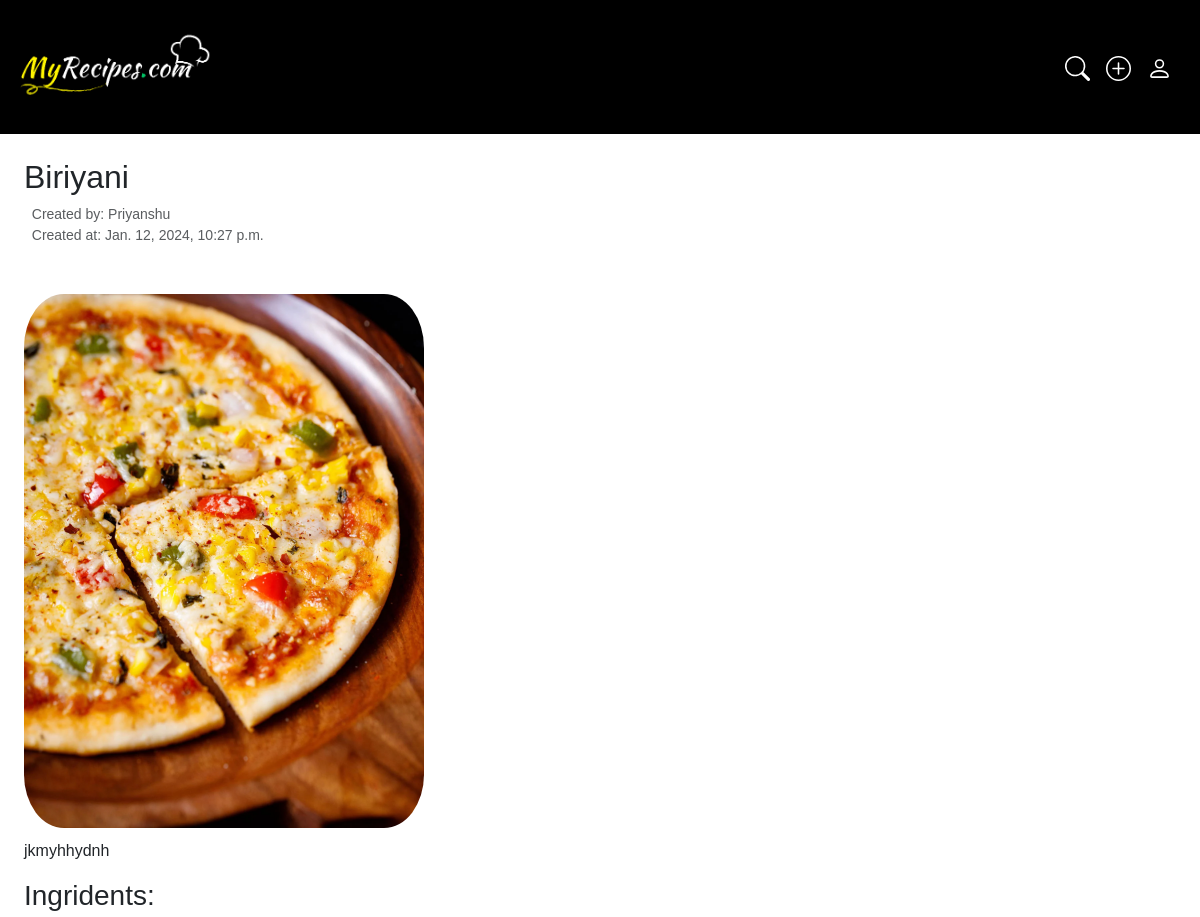
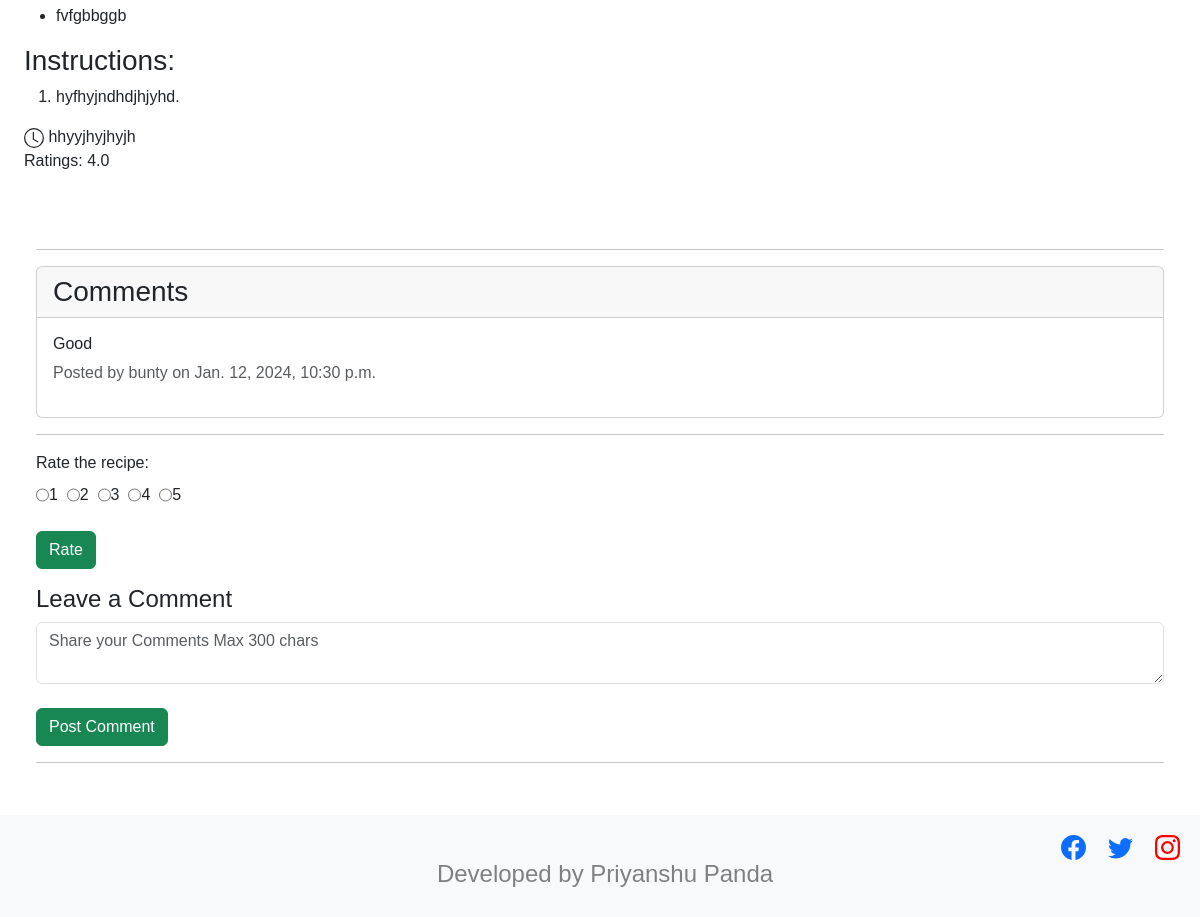
The page /recipe_detail/1/ on the database its author committed (2 pictures, top to bottom).
### myrecpies/models.py (models this page shows)
class Recipe(models.Model):
    user = models.ForeignKey(User,on_delete=models.CASCADE)
    recipe_name = models.CharField(max_length=100)
    recipe_ingridents = models.CharField(max_length=100)
    recipe_description = models.TextField()
    instructions = models.TextField(default=None)
    cooking_time = models.TextField(default=None)
    created_at = models.DateTimeField(auto_now_add=True)
    recipe_image = models.ImageField(upload_to="recepie")
    def average_rating(self):
        total_ratings = Rating.objects.filter(recipe_name=self).count()
        if total_ratings > 0:
            total_score = Rating.objects.filter(recipe_name=self).aggregate(models.Sum('score'))['score__sum']
            average_score = total_score / total_ratings
            return round(average_score, 2)
        return 0

class Comment(models.Model):
    user = models.ForeignKey(User, on_delete=models.CASCADE)
    recipe_name = models.ForeignKey(Recipe, on_delete=models.CASCADE)
    content = models.TextField()
    created_at = models.DateTimeField(auto_now_add=True)

### myrecpies/views.py (the view, shortened to what this page needs)
# urls.py: path('recipe_detail/<id>/',recipe_detail,name = 'recipe_detail'),
def recipe_detail(request,id):
    queryset = Recipe.objects.get(id=id)
    ingredients = queryset.recipe_ingridents.split('\n')
    instructions = queryset.instructions.split('.')
    comments = Comment.objects.filter(recipe_name=queryset).order_by('-created_at')
    average_rating = Rating.objects.filter(recipe_name=queryset).aggregate(Avg('score'))['score__avg']
    context = {'recipes': queryset,
               'ingredients':ingredients,
               'instructions':instructions,
               'average_rating':average_rating,
               'comments': comments}
    return render(request,"recipedetail.html",context)

### myrecpies/templates/recipedetail.html (shortened to what this page needs)
{% extends "base.html" %}
{% block start %}
    <div style="padding: 2%;">
    <h2 >{{recipes.recipe_name}}</h2>
    <div id="passwordHelpBlock" class="form-text">
      &nbsp;&nbsp;Created by: {{recipes.user.first_name}}<br>
      &nbsp;&nbsp;Created at: {{recipes.created_at}}
    </div>
  </div>
    <div style="padding: 2%; text-align: justify;">
    <img src="/media/{{recipes.recipe_image}}" class="card-text" alt="Image" width="400px" height="400px" style=" border-radius: 10%;max-width: 100%;height: auto;">
    <p style="padding-top : 1%;text-align: justify;">
      {{recipes.recipe_description}}
    </p>
    <p>
      <h3 >Ingridents:</h3>
      <ul>
        {% for ingredient in ingredients %}
          <li>{{ ingredient }}</li>
        {% endfor %}
      </ul>
    </p>
    <p >
      <h3>Instructions:</h3>
      <ol>
        {% for instruction in instructions %}
          <li>{{ instruction }}.</li>
        {% endfor %}
      </ol>
    </p>
    <svg xmlns="http://www.w3.org/2000/svg" width="20" height="20" fill="currentColor" class="bi bi-clock" viewBox="0 0 16 16">
      <path d="M8 3.5a.5.5 0 0 0-1 0V9a.5.5 0 0 0 .252.434l3.5 2a.5.5 0 0 0 .496-.868L8 8.71V3.5z"/>
      <path d="M8 16A8 8 0 1 0 8 0a8 8 0 0 0 0 16zm7-8A7 7 0 1 1 1 8a7 7 0 0 1 14 0z"/>
    </svg> {{recipes.cooking_time}}
    <br>
    Ratings: {{recipes.average_rating}}
  </div>
  <div style="padding: 3%;">
    <hr>
  <div class="card">
    <h3 class="card-header">Comments</h3>
    {% for comment in comments %}
    <div class="card-body">
          <h6 class="card-title">{{ comment.content }}</h6>
          <div class="text-muted">
            Posted by {{ comment.user.username }} on {{ comment.created_at }}
          </div>
    </div>
    {% empty %}
        <p style="padding: 2%;">No comments yet.</p>
    {% endfor %}
  </div>
<hr>
        {% if request.user != recipes.user %}
        <div class="rating-form">
          <form method="POST" enctype="multipart/form-data">
            <div class="mb-3">
                <label for="rating" class="form-label">Rate the recipe:</label><br>
                <div style="display: flex;flex-direction: row;margin-right: 10px;">
                <input type="radio" id="rating1" name="score" value="1"  required>
                <label for="rating1">1</label>&nbsp;&nbsp;
                <input type="radio" id="rating2" name="score" value="2"  required>
                <label for="rating2">2</label>&nbsp;&nbsp;
                <input type="radio" id="rating3" name="score" value="3"  required>
                <label for="rating3">3</label>&nbsp;&nbsp;
                <input type="radio" id="rating4" name="score" value="4"  required>
                <label for="rating4">4</label>&nbsp;&nbsp;
                <input type="radio" id="rating5" name="score" value="5"  required>
                <label for="rating5">5</label>&nbsp;&nbsp;
                </div>
                <br>
                <div class="mb-3">
                  <button type="submit" class="btn btn-success">Rate</button>
                  </div>
            </div>
          </form>
        </div>
        {% endif %}
        <div class="comment-form">
          <h4>Leave a Comment</h4>
          <form method="POST" anctype="multipart/form-data">
            <textarea class="form-control" name = "content" placeholder="Share your Comments Max 300 chars" maxlength="300" minlength="2"></textarea>
            <br>
            <div class="mb-3 col-6 ">
              <button type="submit" class="btn btn-success">Post Comment</button>
              </div>
          </form>
          <hr>
      </div>
    </div>
{% endblock %}

### rows shown on the page
Recipe: recipe_name "Biriyani", user.first_name "Priyanshu", created_at "Jan. 12, 2024, 10:27 p.m.", recipe_image (picture), recipe_description "jkmyhhydnh", ingredients "fvfgbbggb", instructions "hyfhyjndhdjhjyhd", cooking_time "hhyyjhyjhyjh", average_rating "4.0"
Comment: content "Good", user.username "bunty", created_at "Jan. 12, 2024, 10:30 p.m."
